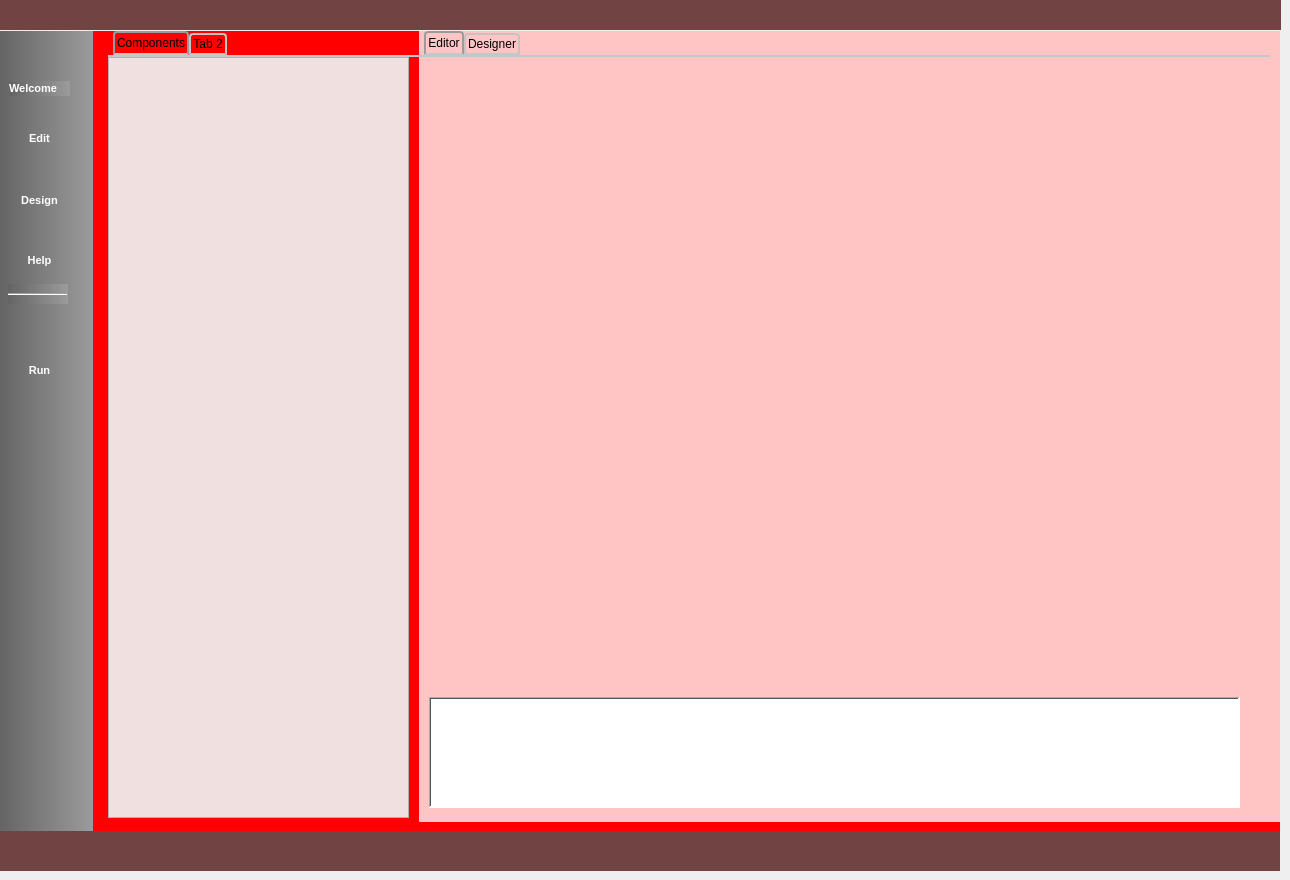
  <widget class="QWidget" name="centralwidget">
   <property name="sizePolicy">
    <sizepolicy hsizetype="Maximum" vsizetype="Maximum">
     <horstretch>0</horstretch>
     <verstretch>0</verstretch>
    </sizepolicy>
   </property>
   <property name="focusPolicy">
    <enum>Qt::StrongFocus</enum>
   </property>
   <widget class="QWidget" name="editPage" native="true">
    <property name="geometry">
     <rect>
      <x>0</x>
      <y>0</y>
      <width>1281</width>
      <height>871</height>
     </rect>
    </property>
    <widget class="QWidget" name="widmain" native="true">
     <property name="geometry">
      <rect>
       <x>0</x>
       <y>30</y>
       <width>1280</width>
       <height>921</height>
      </rect>
     </property>
     <property name="sizePolicy">
      <sizepolicy hsizetype="Expanding" vsizetype="Expanding">
       <horstretch>0</horstretch>
       <verstretch>0</verstretch>
      </sizepolicy>
     </property>
     <property name="focusPolicy">
      <enum>Qt::StrongFocus</enum>
     </property>
     <widget class="QWidget" name="horizontalWidget_3" native="true">
      <property name="geometry">
       <rect>
        <x>-1</x>
        <y>0</y>
        <width>1281</width>
        <height>841</height>
       </rect>
      </property>
      <property name="sizePolicy">
       <sizepolicy hsizetype="Fixed" vsizetype="Fixed">
        <horstretch>0</horstretch>
        <verstretch>0</verstretch>
       </sizepolicy>
      </property>
      <widget class="QWidget" name="widget_3" native="true">
       <property name="geometry">
        <rect>
         <x>0</x>
         <y>1</y>
         <width>1381</width>
         <height>841</height>
        </rect>
       </property>
       <property name="sizePolicy">
        <sizepolicy hsizetype="Expanding" vsizetype="Expanding">
         <horstretch>0</horstretch>
         <verstretch>0</verstretch>
        </sizepolicy>
       </property>
       <property name="minimumSize">
        <size>
         <width>0</width>
         <height>0</height>
        </size>
       </property>
       <property name="maximumSize">
        <size>
         <width>16777215</width>
         <height>16777215</height>
        </size>
       </property>
       <property name="focusPolicy">
        <enum>Qt::StrongFocus</enum>
       </property>
       <property name="styleSheet">
        <string notr="true">background-color: rgb(255, 0, 0);</string>
       </property>
       <widget class="QWidget" name="widget_7" native="true">
        <property name="geometry">
         <rect>
          <x>0</x>
          <y>0</y>
          <width>94</width>
          <height>801</height>
         </rect>
        </property>
        <property name="sizePolicy">
         <sizepolicy hsizetype="Expanding" vsizetype="Expanding">
          <horstretch>0</horstretch>
          <verstretch>0</verstretch>
         </sizepolicy>
        </property>
        <property name="minimumSize">
         <size>
          <width>94</width>
          <height>0</height>
         </size>
        </property>
        <property name="maximumSize">
         <size>
          <width>94</width>
          <height>1024</height>
         </size>
        </property>
        <property name="baseSize">
         <size>
          <width>0</width>
          <height>0</height>
         </size>
        </property>
        <property name="focusPolicy">
         <enum>Qt::StrongFocus</enum>
        </property>
        <property name="styleSheet">
         <string notr="true">background-color: qlineargradient(spread:pad, x1:0, y1:0, x2:1, y2:0, stop:0 rgba(100, 100, 100, 255), stop:1 rgba(155, 155, 155, 255));</string>
        </property>
        <widget class="QLabel" name="label">
         <property name="enabled">
          <bool>true</bool>
         </property>
         <property name="geometry">
          <rect>
           <x>18</x>
           <y>10</y>
           <width>41</width>
           <height>41</height>
          </rect>
         </property>
         <property name="baseSize">
          <size>
           <width>0</width>
           <height>0</height>
          </size>
         </property>
         <property name="focusPolicy">
          <enum>Qt::StrongFocus</enum>
         </property>
         <property name="autoFillBackground">
          <bool>false</bool>
         </property>
         <property name="styleSheet">
          <string notr="true">image: url(:/images/home.png);
background: transparent;</string>
         </property>
         <property name="inputMethodHints">
          <set>Qt::ImhHiddenText</set>
         </property>
         <property name="lineWidth">
          <number>1</number>
         </property>
         <property name="text">
          <string/>
         </property>
         <property name="textFormat">
          <enum>Qt::RichText</enum>
         </property>
         <property name="pixmap">
          <pixmap resource="../dbase/icons.qrc">:/images/home.png</pixmap>
         </property>
         <property name="scaledContents">
          <bool>true</bool>
         </property>
         <property name="alignment">
          <set>Qt::AlignBottom|Qt::AlignHCenter</set>
         </property>
         <property name="wordWrap">
          <bool>true</bool>
         </property>
         <property name="margin">
          <number>0</number>
         </property>
         <property name="indent">
          <number>-1</number>
         </property>
         <property name="textInteractionFlags">
          <set>Qt::NoTextInteraction</set>
         </property>
        </widget>
        <widget class="QLabel" name="label_3">
         <property name="geometry">
          <rect>
           <x>10</x>
           <y>50</y>
           <width>61</width>
           <height>15</height>
          </rect>
         </property>
         <property name="font">
          <font>
           <pointsize>8</pointsize>
           <weight>75</weight>
           <bold>true</bold>
          </font>
         </property>
         <property name="focusPolicy">
          <enum>Qt::StrongFocus</enum>
         </property>
         <property name="styleSheet">
          <string notr="true">selection-color: rgb(55, 55, 55);
color: rgb(255, 255, 255);</string>
         </property>
         <property name="text">
          <string>Welcome</string>
         </property>
        </widget>
        <widget class="QLabel" name="label_4">
         <property name="enabled">
          <bool>true</bool>
         </property>
         <property name="geometry">
          <rect>
           <x>20</x>
           <y>70</y>
           <width>41</width>
           <height>31</height>
          </rect>
         </property>
         <property name="baseSize">
          <size>
           <width>0</width>
           <height>0</height>
          </size>
         </property>
         <property name="focusPolicy">
          <enum>Qt::StrongFocus</enum>
         </property>
         <property name="autoFillBackground">
          <bool>false</bool>
         </property>
         <property name="styleSheet">
          <string notr="true">background: transparent;</string>
         </property>
         <property name="inputMethodHints">
          <set>Qt::ImhNone</set>
         </property>
         <property name="lineWidth">
          <number>1</number>
         </property>
         <property name="text">
          <string/>
         </property>
         <property name="textFormat">
          <enum>Qt::RichText</enum>
         </property>
         <property name="pixmap">
          <pixmap resource="../dbase/icons.qrc">:/images/edit.png</pixmap>
         </property>
         <property name="scaledContents">
          <bool>true</bool>
         </property>
         <property name="alignment">
          <set>Qt::AlignBottom|Qt::AlignHCenter</set>
         </property>
         <property name="wordWrap">
          <bool>true</bool>
         </property>
         <property name="margin">
          <number>0</number>
         </property>
         <property name="indent">
          <number>-1</number>
         </property>
         <property name="textInteractionFlags">
          <set>Qt::NoTextInteraction</set>
         </property>
        </widget>
        <widget class="QLabel" name="label_5">
         <property name="geometry">
          <rect>
           <x>10</x>
           <y>100</y>
           <width>61</width>
           <height>15</height>
          </rect>
         </property>
         <property name="font">
          <font>
           <pointsize>8</pointsize>
           <weight>75</weight>
           <bold>true</bold>
          </font>
         </property>
         <property name="focusPolicy">
          <enum>Qt::StrongFocus</enum>
         </property>
         <property name="styleSheet">
          <string notr="true">selection-color: rgb(55, 55, 55);
color: rgb(255, 255, 255);
background: transparent;</string>
         </property>
         <property name="text">
          <string>Edit</string>
         </property>
         <property name="alignment">
          <set>Qt::AlignCenter</set>
         </property>
         <property name="textInteractionFlags">
          <set>Qt::LinksAccessibleByMouse|Qt::TextSelectableByMouse</set>
         </property>
        </widget>
        <widget class="QLabel" name="label_6">
         <property name="enabled">
          <bool>true</bool>
         </property>
         <property name="geometry">
          <rect>
           <x>10</x>
           <y>120</y>
           <width>51</width>
           <height>41</height>
          </rect>
         </property>
         <property name="baseSize">
          <size>
           <width>0</width>
           <height>0</height>
          </size>
         </property>
         <property name="focusPolicy">
          <enum>Qt::StrongFocus</enum>
         </property>
         <property name="autoFillBackground">
          <bool>false</bool>
         </property>
         <property name="styleSheet">
          <string notr="true">background: transparent;</string>
         </property>
         <property name="inputMethodHints">
          <set>Qt::ImhNone</set>
         </property>
         <property name="lineWidth">
          <number>1</number>
         </property>
         <property name="text">
          <string/>
         </property>
         <property name="textFormat">
          <enum>Qt::RichText</enum>
         </property>
         <property name="pixmap">
          <pixmap resource="../dbase/icons.qrc">:/images/design.png</pixmap>
         </property>
         <property name="scaledContents">
          <bool>true</bool>
         </property>
         <property name="alignment">
          <set>Qt::AlignBottom|Qt::AlignHCenter</set>
         </property>
         <property name="wordWrap">
          <bool>true</bool>
         </property>
         <property name="margin">
          <number>0</number>
         </property>
         <property name="indent">
          <number>-1</number>
         </property>
         <property name="textInteractionFlags">
          <set>Qt::NoTextInteraction</set>
         </property>
        </widget>
        <widget class="QLabel" name="label_7">
         <property name="geometry">
          <rect>
           <x>0</x>
           <y>160</y>
           <width>81</width>
           <height>20</height>
          </rect>
         </property>
         <property name="font">
          <font>
           <pointsize>8</pointsize>
           <weight>75</weight>
           <bold>true</bold>
          </font>
         </property>
         <property name="focusPolicy">
          <enum>Qt::StrongFocus</enum>
         </property>
         <property name="styleSheet">
          <string notr="true">selection-color: rgb(55, 55, 55);
color: rgb(255, 255, 255);
background: transparent;</string>
         </property>
         <property name="text">
          <string>Design</string>
         </property>
         <property name="alignment">
          <set>Qt::AlignCenter</set>
         </property>
         <property name="textInteractionFlags">
          <set>Qt::LinksAccessibleByMouse|Qt::TextSelectableByMouse</set>
         </property>
        </widget>
        <widget class="QLabel" name="label_8">
         <property name="enabled">
          <bool>true</bool>
         </property>
         <property name="geometry">
          <rect>
           <x>23</x>
           <y>185</y>
           <width>30</width>
           <height>31</height>
          </rect>
         </property>
         <property name="baseSize">
          <size>
           <width>0</width>
           <height>0</height>
          </size>
         </property>
         <property name="focusPolicy">
          <enum>Qt::StrongFocus</enum>
         </property>
         <property name="autoFillBackground">
          <bool>false</bool>
         </property>
         <property name="styleSheet">
          <string notr="true">background: transparent;</string>
         </property>
         <property name="inputMethodHints">
          <set>Qt::ImhNone</set>
         </property>
         <property name="lineWidth">
          <number>1</number>
         </property>
         <property name="text">
          <string/>
         </property>
         <property name="textFormat">
          <enum>Qt::RichText</enum>
         </property>
         <property name="pixmap">
          <pixmap resource="../dbase/icons.qrc">:/images/help.png</pixmap>
         </property>
         <property name="scaledContents">
          <bool>true</bool>
         </property>
         <property name="alignment">
          <set>Qt::AlignBottom|Qt::AlignHCenter</set>
         </property>
         <property name="wordWrap">
          <bool>true</bool>
         </property>
         <property name="margin">
          <number>0</number>
         </property>
         <property name="indent">
          <number>-1</number>
         </property>
         <property name="textInteractionFlags">
          <set>Qt::NoTextInteraction</set>
         </property>
        </widget>
        <widget class="QLabel" name="label_9">
         <property name="geometry">
          <rect>
           <x>0</x>
           <y>220</y>
           <width>81</width>
           <height>20</height>
          </rect>
         </property>
         <property name="font">
          <font>
           <pointsize>8</pointsize>
           <weight>75</weight>
           <bold>true</bold>
          </font>
         </property>
         <property name="focusPolicy">
          <enum>Qt::StrongFocus</enum>
         </property>
         <property name="styleSheet">
          <string notr="true">selection-color: rgb(55, 55, 55);
color: rgb(255, 255, 255);
background: transparent;</string>
         </property>
         <property name="text">
          <string>Help</string>
         </property>
         <property name="alignment">
          <set>Qt::AlignCenter</set>
         </property>
         <property name="textInteractionFlags">
          <set>Qt::LinksAccessibleByMouse|Qt::TextSelectableByMouse</set>
         </property>
        </widget>
        <widget class="Line" name="line">
         <property name="geometry">
          <rect>
           <x>9</x>
           <y>253</y>
           <width>60</width>
           <height>20</height>
          </rect>
         </property>
         <property name="focusPolicy">
          <enum>Qt::StrongFocus</enum>
         </property>
         <property name="orientation">
          <enum>Qt::Horizontal</enum>
         </property>
        </widget>
        <widget class="QLabel" name="label_10">
         <property name="enabled">
          <bool>true</bool>
         </property>
         <property name="geometry">
          <rect>
           <x>17</x>
           <y>290</y>
           <width>41</width>
           <height>41</height>
          </rect>
         </property>
         <property name="baseSize">
          <size>
           <width>0</width>
           <height>0</height>
          </size>
         </property>
         <property name="focusPolicy">
          <enum>Qt::StrongFocus</enum>
         </property>
         <property name="autoFillBackground">
          <bool>false</bool>
         </property>
         <property name="styleSheet">
          <string notr="true">background: transparent;</string>
         </property>
         <property name="inputMethodHints">
          <set>Qt::ImhNone</set>
         </property>
         <property name="lineWidth">
          <number>1</number>
         </property>
         <property name="text">
          <string/>
         </property>
         <property name="textFormat">
          <enum>Qt::RichText</enum>
         </property>
         <property name="pixmap">
          <pixmap resource="../dbase/icons.qrc">:/images/play.png</pixmap>
         </property>
         <property name="scaledContents">
          <bool>true</bool>
         </property>
         <property name="alignment">
          <set>Qt::AlignBottom|Qt::AlignHCenter</set>
         </property>
         <property name="wordWrap">
          <bool>true</bool>
         </property>
         <property name="margin">
          <number>0</number>
         </property>
         <property name="indent">
          <number>-1</number>
         </property>
         <property name="textInteractionFlags">
          <set>Qt::NoTextInteraction</set>
         </property>
        </widget>
        <widget class="QLabel" name="label_11">
         <property name="geometry">
          <rect>
           <x>0</x>
           <y>330</y>
           <width>81</width>
           <height>20</height>
          </rect>
         </property>
         <property name="font">
          <font>
           <pointsize>8</pointsize>
           <weight>75</weight>
           <bold>true</bold>
          </font>
         </property>
         <property name="focusPolicy">
          <enum>Qt::StrongFocus</enum>
         </property>
         <property name="styleSheet">
          <string notr="true">selection-color: rgb(55, 55, 55);
color: rgb(255, 255, 255);
background: transparent;</string>
         </property>
         <property name="text">
          <string>Run</string>
         </property>
         <property name="alignment">
          <set>Qt::AlignCenter</set>
         </property>
         <property name="textInteractionFlags">
          <set>Qt::LinksAccessibleByMouse|Qt::TextSelectableByMouse</set>
         </property>
        </widget>
       </widget>
       <widget class="QTabWidget" name="tabWidget_3">
        <property name="geometry">
         <rect>
          <x>109</x>
          <y>0</y>
          <width>311</width>
          <height>801</height>
         </rect>
        </property>
        <property name="sizePolicy">
         <sizepolicy hsizetype="Expanding" vsizetype="Expanding">
          <horstretch>0</horstretch>
          <verstretch>0</verstretch>
         </sizepolicy>
        </property>
        <property name="minimumSize">
         <size>
          <width>100</width>
          <height>200</height>
         </size>
        </property>
        <property name="maximumSize">
         <size>
          <width>320</width>
          <height>16777215</height>
         </size>
        </property>
        <property name="focusPolicy">
         <enum>Qt::StrongFocus</enum>
        </property>
        <property name="styleSheet">
         <string notr="true">QTabWidget::pane { /* The tab widget frame */
    border-top: 2px solid #C2C7CB;
}

QTabWidget::tab-bar {
    left: 5px; /* move to the right by 5px */
}

/* Style the tab using the tab sub-control. Note that
    it reads QTabBar _not_ QTabWidget */
QTabBar::tab {
    background: qlineargradient(x1: 0, y1: 0, x2: 0, y2: 1,
                                stop: 0 #E1E1E1, stop: 0.4 #DDDDDD,
                                stop: 0.5 #D8D8D8, stop: 1.0 #D3D3D3);
    border: 2px solid #C4C4C3;
    border-bottom-color: #C2C7CB; /* same as the pane color */
    border-top-left-radius: 4px;
    border-top-right-radius: 4px;
    min-width: 8ex;
    padding: 2px;
}

QTabBar::tab:selected, QTabBar::tab:hover {
    background: qlineargradient(x1: 0, y1: 0, x2: 0, y2: 1,
                                stop: 0 #fafafa, stop: 0.4 #f4f4f4,
                                stop: 0.5 #e7e7e7, stop: 1.0 #fafafa);
}

QTabBar::tab:selected {
    border-color: #9B9B9B;
    border-bottom-color: #C2C7CB; /* same as pane color */
}

QTabBar::tab:!selected {
    margin-top: 2px; /* make non-selected tabs look smaller */
}</string>
        </property>
        <property name="tabPosition">
         <enum>QTabWidget::North</enum>
        </property>
        <property name="currentIndex">
         <number>0</number>
        </property>
        <widget class="QWidget" name="tab">
         <property name="sizePolicy">
          <sizepolicy hsizetype="Expanding" vsizetype="Expanding">
           <horstretch>0</horstretch>
           <verstretch>0</verstretch>
          </sizepolicy>
         </property>
         <property name="focusPolicy">
          <enum>Qt::StrongFocus</enum>
         </property>
         <attribute name="title">
          <string>Components</string>
         </attribute>
         <widget class="components_draglist" name="listWidget">
          <property name="geometry">
           <rect>
            <x>0</x>
            <y>0</y>
            <width>301</width>
            <height>761</height>
           </rect>
          </property>
          <property name="sizePolicy">
           <sizepolicy hsizetype="Expanding" vsizetype="Expanding">
            <horstretch>0</horstretch>
            <verstretch>0</verstretch>
           </sizepolicy>
          </property>
          <property name="minimumSize">
           <size>
            <width>0</width>
            <height>0</height>
           </size>
          </property>
          <property name="focusPolicy">
           <enum>Qt::StrongFocus</enum>
          </property>
          <property name="styleSheet">
           <string notr="true">background-color: rgb(241, 224, 224);</string>
          </property>
         </widget>
        </widget>
        <widget class="QWidget" name="tab_2">
         <property name="focusPolicy">
          <enum>Qt::StrongFocus</enum>
         </property>
         <attribute name="title">
          <string>Tab 2</string>
         </attribute>
        </widget>
       </widget>
       <widget class="QWidget" name="widget_6" native="true">
        <property name="geometry">
         <rect>
          <x>420</x>
          <y>0</y>
          <width>871</width>
          <height>791</height>
         </rect>
        </property>
        <property name="sizePolicy">
         <sizepolicy hsizetype="Expanding" vsizetype="Expanding">
          <horstretch>0</horstretch>
          <verstretch>0</verstretch>
         </sizepolicy>
        </property>
        <property name="minimumSize">
         <size>
          <width>0</width>
          <height>0</height>
         </size>
        </property>
        <property name="focusPolicy">
         <enum>Qt::StrongFocus</enum>
        </property>
        <property name="styleSheet">
         <string notr="true">background-color: rgb(255, 197, 197);</string>
        </property>
        <widget class="QTabWidget" name="tabWidget_4">
         <property name="geometry">
          <rect>
           <x>0</x>
           <y>0</y>
           <width>851</width>
           <height>791</height>
          </rect>
         </property>
         <property name="sizePolicy">
          <sizepolicy hsizetype="Expanding" vsizetype="Expanding">
           <horstretch>0</horstretch>
           <verstretch>0</verstretch>
          </sizepolicy>
         </property>
         <property name="focusPolicy">
          <enum>Qt::StrongFocus</enum>
         </property>
         <property name="styleSheet">
          <string notr="true">QTabWidget::pane { /* The tab widget frame */
    border-top: 2px solid #C2C7CB;
}

QTabWidget::tab-bar {
    left: 5px; /* move to the right by 5px */
}

/* Style the tab using the tab sub-control. Note that
    it reads QTabBar _not_ QTabWidget */
QTabBar::tab {
    background: qlineargradient(x1: 0, y1: 0, x2: 0, y2: 1,
                                stop: 0 #E1E1E1, stop: 0.4 #DDDDDD,
                                stop: 0.5 #D8D8D8, stop: 1.0 #D3D3D3);
    border: 2px solid #C4C4C3;
    border-bottom-color: #C2C7CB; /* same as the pane color */
    border-top-left-radius: 4px;
    border-top-right-radius: 4px;
    min-width: 8ex;
    padding: 2px;
}

QTabBar::tab:selected, QTabBar::tab:hover {
    background: qlineargradient(x1: 0, y1: 0, x2: 0, y2: 1,
                                stop: 0 #fafafa, stop: 0.4 #f4f4f4,
                                stop: 0.5 #e7e7e7, stop: 1.0 #fafafa);
}

QTabBar::tab:selected {
    border-color: #9B9B9B;
    border-bottom-color: #C2C7CB; /* same as pane color */
}

QTabBar::tab:!selected {
    margin-top: 2px; /* make non-selected tabs look smaller */
}</string>
         </property>
         <property name="currentIndex">
          <number>0</number>
         </property>
         <widget class="QWidget" name="tab_5">
          <property name="sizePolicy">
           <sizepolicy hsizetype="Expanding" vsizetype="Expanding">
            <horstretch>0</horstretch>
            <verstretch>0</verstretch>
           </sizepolicy>
          </property>
          <property name="focusPolicy">
           <enum>Qt::StrongFocus</enum>
          </property>
          <attribute name="title">
           <string>Editor</string>
          </attribute>
          <widget class="QWidget" name="gridWidget" native="true">
           <property name="geometry">
            <rect>
             <x>0</x>
             <y>0</y>
             <width>841</width>
             <height>751</height>
            </rect>
           </property>
           <widget class="MyEditor" name="editorWidget" native="true">
            <property name="geometry">
             <rect>
              <x>10</x>
              <y>10</y>
              <width>821</width>
              <height>621</height>
             </rect>
            </property>
            <property name="sizePolicy">
             <sizepolicy hsizetype="Fixed" vsizetype="Fixed">
              <horstretch>0</horstretch>
              <verstretch>0</verstretch>
             </sizepolicy>
            </property>
            <property name="minimumSize">
             <size>
              <width>200</width>
              <height>200</height>
             </size>
            </property>
            <property name="focusPolicy">
             <enum>Qt::StrongFocus</enum>
            </property>
            <property name="onHelp" stdset="0">
             <string>F1</string>
            </property>
           </widget>
           <widget class="QListWidget" name="warningMemo">
            <property name="geometry">
             <rect>
              <x>10</x>
              <y>640</y>
              <width>811</width>
              <height>111</height>
             </rect>
            </property>
            <property name="autoFillBackground">
             <bool>false</bool>
            </property>
            <property name="styleSheet">
             <string notr="true">background-color: rgb(255, 255, 255);</string>
            </property>
            <property name="frameShape">
             <enum>QFrame::WinPanel</enum>
            </property>
            <property name="editTriggers">
             <set>QAbstractItemView::NoEditTriggers</set>
            </property>
            <property name="selectionMode">
             <enum>QAbstractItemView::MultiSelection</enum>
            </property>
            <property name="wordWrap">
             <bool>true</bool>
            </property>
            <property name="selectionRectVisible">
             <bool>true</bool>
            </property>
           </widget>
          </widget>
         </widget>
         <widget class="QWidget" name="tab_6">
          <property name="sizePolicy">
           <sizepolicy hsizetype="Expanding" vsizetype="Expanding">
            <horstretch>0</horstretch>
            <verstretch>0</verstretch>
           </sizepolicy>
          </property>
          <property name="focusPolicy">
           <enum>Qt::StrongFocus</enum>
          </property>
          <attribute name="title">
           <string>Designer</string>
          </attribute>
          <widget class="DesignerGraphicsView" name="graphicsView">
           <property name="geometry">
            <rect>
             <x>0</x>
             <y>0</y>
             <width>821</width>
             <height>791</height>
            </rect>
           </property>
           <property name="mouseTracking">
            <bool>true</bool>
           </property>
           <property name="autoFillBackground">
            <bool>false</bool>
           </property>
           <property name="styleSheet">
            <string notr="true">background-color: rgb(255, 232, 232);</string>
           </property>
           <property name="verticalScrollBarPolicy">
            <enum>Qt::ScrollBarAlwaysOn</enum>
           </property>
           <property name="horizontalScrollBarPolicy">
            <enum>Qt::ScrollBarAlwaysOn</enum>
           </property>
           <property name="sizeAdjustPolicy">
            <enum>QAbstractScrollArea::AdjustToContents</enum>
           </property>
           <property name="renderHints">
            <set>QPainter::Antialiasing|QPainter::TextAntialiasing</set>
           </property>
           <property name="dragMode">
            <enum>QGraphicsView::RubberBandDrag</enum>
           </property>
           <property name="resizeAnchor">
            <enum>QGraphicsView::AnchorViewCenter</enum>
           </property>
          </widget>
         </widget>
        </widget>
       </widget>
       <widget class="QWidget" name="widget_2" native="true">
        <property name="geometry">
         <rect>
          <x>-70</x>
          <y>800</y>
          <width>1351</width>
          <height>40</height>
         </rect>
        </property>
        <property name="sizePolicy">
         <sizepolicy hsizetype="Minimum" vsizetype="Fixed">
          <horstretch>0</horstretch>
          <verstretch>0</verstretch>
         </sizepolicy>
        </property>
        <property name="minimumSize">
         <size>
          <width>0</width>
          <height>40</height>
         </size>
        </property>
        <property name="maximumSize">
         <size>
          <width>16777215</width>
          <height>30</height>
         </size>
        </property>
        <property name="focusPolicy">
         <enum>Qt::StrongFocus</enum>
        </property>
        <property name="styleSheet">
         <string notr="true">background-color: rgb(114, 67, 67);</string>
        </property>
       </widget>
      </widget>
     </widget>
    </widget>
    <widget class="QWidget" name="widget_10" native="true">
     <property name="enabled">
      <bool>true</bool>
     </property>
     <property name="geometry">
      <rect>
       <x>0</x>
       <y>0</y>
       <width>1281</width>
       <height>30</height>
      </rect>
     </property>
     <property name="sizePolicy">
      <sizepolicy hsizetype="Fixed" vsizetype="Fixed">
       <horstretch>0</horstretch>
       <verstretch>0</verstretch>
      </sizepolicy>
     </property>
     <property name="minimumSize">
      <size>
       <width>0</width>
       <height>30</height>
      </size>
     </property>
     <property name="maximumSize">
      <size>
       <width>16777215</width>
       <height>30</height>
      </size>
     </property>
     <property name="baseSize">
      <size>
       <width>0</width>
       <height>0</height>
      </size>
     </property>
     <property name="focusPolicy">
      <enum>Qt::StrongFocus</enum>
     </property>
     <property name="styleSheet">
      <string notr="true">background-color: rgb(114, 67, 67);</string>
     </property>
    </widget>
   </widget>
  </widget>
